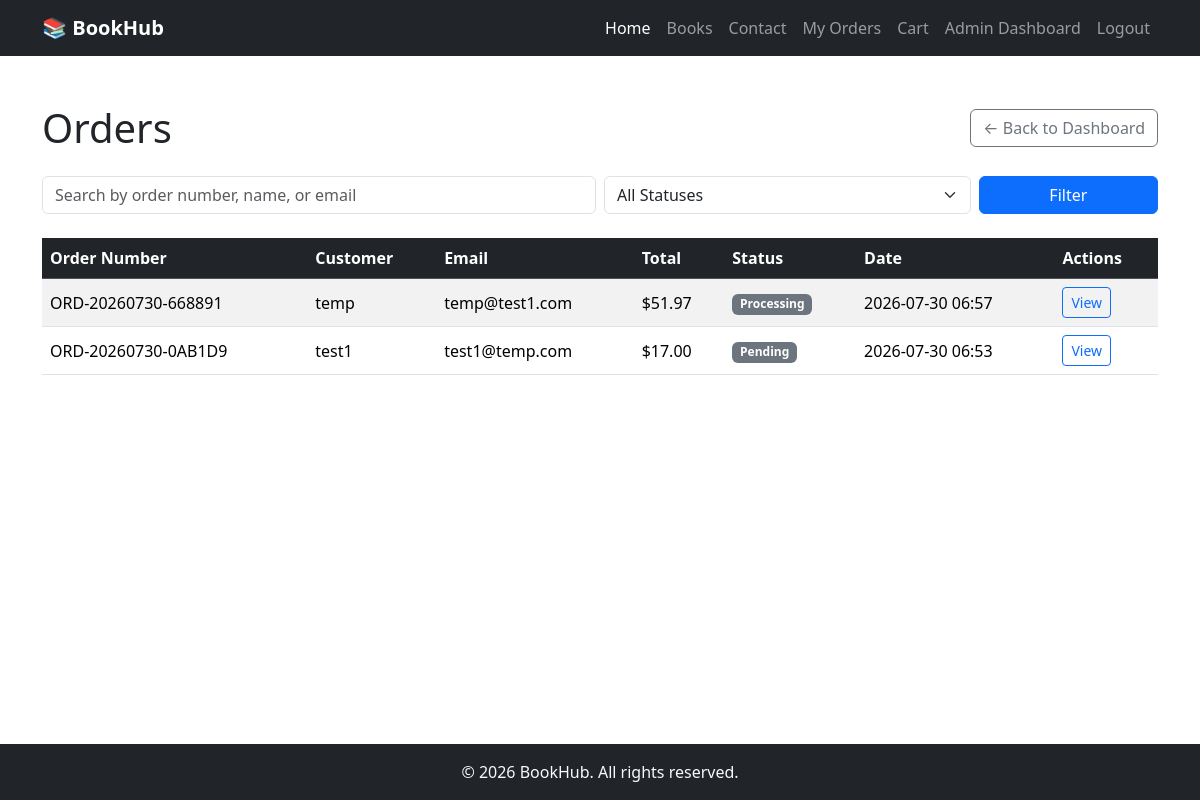
/admin/orders (signed in), run on the app's committed database.
### models.py (models this page shows)
class Order(db.Model):
    __tablename__ = "orders"
    id = db.Column(db.Integer, primary_key=True)
    order_number = db.Column(db.String(20), unique=True, nullable=True)
    full_name = db.Column(db.String(150), nullable=False)
    email = db.Column(db.String(150), nullable=False)
    phone = db.Column(db.String(30), nullable=False)
    address_line1 = db.Column(db.String(255), nullable=False)
    address_line2 = db.Column(db.String(255), nullable=True)
    city = db.Column(db.String(100), nullable=False)
    state = db.Column(db.String(100), nullable=False)
    postal_code = db.Column(db.String(20), nullable=False)
    country = db.Column(db.String(100), nullable=False)
    total = db.Column(db.Float, nullable=False, default=0.0)
    status = db.Column(db.String(20), nullable=False, default="Pending")
    created_at = db.Column(db.DateTime, nullable=False, default=datetime.utcnow)
    items = db.relationship("OrderItem", backref="order", cascade="all, delete-orphan")

### app.py (the view, shortened to what this page needs)
@app.route("/admin/orders")
@login_required
def admin_orders():
    search = request.args.get("q", "").strip()
    status_filter = request.args.get("status", "").strip()
    query = Order.query
    if status_filter:
        query = query.filter(Order.status == status_filter)
    orders = query.order_by(Order.created_at.desc()).all()
    return render_template(
        "admin_orders.html",
        orders=orders,
        statuses=ORDER_STATUSES,
        search=search,
        selected_status=status_filter,
    )

### app.py (called while the page is built)
def login_required(view_func):
    @wraps(view_func)
    def wrapped_view(*args, **kwargs):
        if not session.get("admin_id"):
            return redirect(url_for("admin_login", next=request.path))
        return view_func(*args, **kwargs)
    return wrapped_view

@app.template_global()
def cart_item_count():
    cart = session.get("cart", {})
    return sum(cart.values())

### templates/admin_orders.html (shortened to what this page needs)
{% extends "base.html" %}
{% block content %}
<div class="container py-5">
    <div class="d-flex justify-content-between align-items-center mb-4">
        <h1 class="mb-0">Orders</h1>
        <a href="{{ url_for('admin') }}" class="btn btn-outline-secondary">&larr; Back to Dashboard</a>
    </div>
    <form method="GET" action="{{ url_for('admin_orders') }}" class="row g-2 mb-4">
        <div class="col-md-6">
            <input type="text" name="q" class="form-control" placeholder="Search by order number, name, or email" value="{{ search }}">
        </div>
        <div class="col-md-4">
            <select name="status" class="form-select">
                <option value="">All Statuses</option>
            </select>
        </div>
        <div class="col-md-2">
            <button type="submit" class="btn btn-primary w-100">Filter</button>
        </div>
    </form>
    {% if orders %}
    <div class="table-responsive">
        <table class="table table-striped table-hover align-middle">
            <thead class="table-dark">
                <tr>
                    <th>Order Number</th>
                    <th>Customer</th>
                    <th>Email</th>
                    <th>Total</th>
                    <th>Status</th>
                    <th>Date</th>
                    <th>Actions</th>
                </tr>
            </thead>
            <tbody>
                {% for order in orders %}
                <tr>
                    <td>{{ order.order_number }}</td>
                    <td>{{ order.full_name }}</td>
                    <td>{{ order.email }}</td>
                    <td>${{ "%.2f"|format(order.total) }}</td>
                    <td><span class="badge bg-secondary">{{ order.status }}</span></td>
                    <td>{{ order.created_at.strftime("%Y-%m-%d %H:%M") }}</td>
                    <td>
                        <a href="{{ url_for('admin_order_details', order_id=order.id) }}" class="btn btn-sm btn-outline-primary">View</a>
                    </td>
                </tr>
                {% endfor %}
            </tbody>
        </table>
    </div>
    {% else %}
    <p class="text-center text-muted fs-5">No orders found.</p>
    {% endif %}
</div>
{% endblock %}

### static/css/style.css (style rules this page uses)
body { display: flex; flex-direction: column; min-height: 100vh; }

### data on the page
Order: order_number "ORD-20260730-668891", full_name "temp", email "temp@test1.com", total "51.97", status "Processing", created_at "2026-07-30 06:57"
Order: order_number "ORD-20260730-0AB1D9", full_name "test1", email "test1@temp.com", total "17.00", status "Pending", created_at "2026-07-30 06:53"
